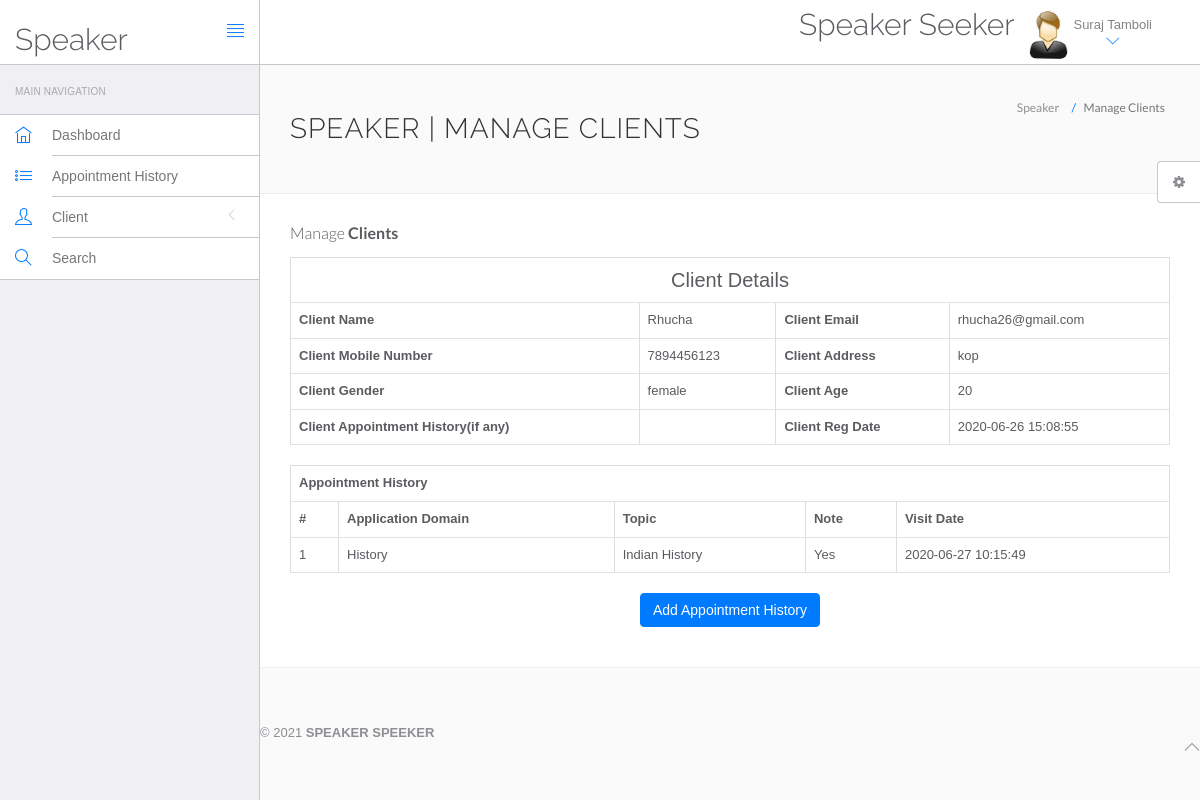
The app's page /speaker/sms/speaker/view-client.php?viewid=10 (signed in) with its own data.
### tables this page shows
CREATE TABLE `speaker` (
  `id` int(11) NOT NULL,
  `specilization` varchar(255) DEFAULT NULL,
  `speakerName` varchar(255) DEFAULT NULL,
  `address` longtext DEFAULT NULL,
  `speFees` varchar(255) DEFAULT NULL,
  `contactno` bigint(11) DEFAULT NULL,
  `speEmail` varchar(255) DEFAULT NULL,
  `speImage` varchar(150) NOT NULL,
  `password` varchar(255) DEFAULT NULL,
  `creationDate` timestamp NULL DEFAULT current_timestamp(),
  `updationDate` timestamp NULL DEFAULT NULL ON UPDATE current_timestamp()
);

CREATE TABLE `tblclient` (
  `ID` int(10) NOT NULL,
  `Speid` int(10) DEFAULT NULL,
  `ClientName` varchar(200) DEFAULT NULL,
  `ClientContno` bigint(10) DEFAULT NULL,
  `ClientEmail` varchar(200) DEFAULT NULL,
  `ClientGender` varchar(50) DEFAULT NULL,
  `ClientAdd` mediumtext DEFAULT NULL,
  `ClientAge` int(10) DEFAULT NULL,
  `Clientapphis` mediumtext DEFAULT NULL,
  `CreationDate` timestamp NULL DEFAULT current_timestamp(),
  `UpdationDate` timestamp NULL DEFAULT NULL ON UPDATE current_timestamp()
);

CREATE TABLE `tblappointmenthistory` (
  `ID` int(10) NOT NULL,
  `ClientID` int(10) DEFAULT NULL,
  `ApplicationDomain` varchar(200) DEFAULT NULL,
  `Topic` varchar(200) NOT NULL,
  `Note` mediumtext DEFAULT NULL,
  `CreationDate` timestamp NOT NULL DEFAULT current_timestamp() ON UPDATE current_timestamp()
);

### speaker/sms/speaker/view-client.php (the view, shortened to what this page needs)
<?php
include('include/config.php');
?>
<!DOCTYPE html>
<html lang="en">
	<head>
		<link rel="stylesheet" href="vendor/bootstrap/css/bootstrap.min.css">
		<link rel="stylesheet" href="vendor/fontawesome/css/font-awesome.min.css">
		<link rel="stylesheet" href="vendor/themify-icons/themify-icons.min.css">
		<link href="vendor/animate.css/animate.min.css" rel="stylesheet" media="screen">
		<link href="vendor/perfect-scrollbar/perfect-scrollbar.min.css" rel="stylesheet" media="screen">
		<link href="vendor/switchery/switchery.min.css" rel="stylesheet" media="screen">
		<link href="vendor/bootstrap-touchspin/jquery.bootstrap-touchspin.min.css" rel="stylesheet" media="screen">
		<link href="vendor/select2/select2.min.css" rel="stylesheet" media="screen">
		<link href="vendor/bootstrap-datepicker/bootstrap-datepicker3.standalone.min.css" rel="stylesheet" media="screen">
		<link href="vendor/bootstrap-timepicker/bootstrap-timepicker.min.css" rel="stylesheet" media="screen">
		<link rel="stylesheet" href="assets/css/styles.css">
		<link rel="stylesheet" href="assets/css/plugins.css">
		<link rel="stylesheet" href="assets/css/themes/theme-1.css" id="skin_color" />
	</head>
	<body>
		<div id="app">
<?php include('include/sidebar.php');?>
<div class="app-content">
<?php include('include/header.php');?>
<div class="main-content" >
<div class="wrap-content container" id="container">
<section id="page-title">
<div class="row">
<div class="col-sm-8">
<h1 class="mainTitle">Speaker | Manage Clients</h1>
</div>
<ol class="breadcrumb">
<li>
<span>Speaker</span>
</li>
<li class="active">
<span>Manage Clients</span>
</li>
</ol>
</div>
</section>
<div class="container-fluid container-fullw bg-white">
<div class="row">
<div class="col-md-12">
<h5 class="over-title margin-bottom-15">Manage <span class="text-bold">Clients</span></h5>
<?php
                               $vid=$_GET['viewid'];
                               $ret=mysqli_query($con,"select * from tblclient where ID='$vid'");
$cnt=1;
while ($row=mysqli_fetch_array($ret)) {
                               ?>
<table border="1" class="table table-bordered">
 <tr align="center">
<td colspan="4" style="font-size:20px;color:blue">
 Client Details</td></tr>
    <tr>
    <th scope>Client Name</th>
    <td><?php  echo $row['ClientName'];?></td>
    <th scope>Client Email</th>
    <td><?php  echo $row['ClientEmail'];?></td>
  </tr>
  <tr>
    <th scope>Client Mobile Number</th>
    <td><?php  echo $row['ClientContno'];?></td>
    <th>Client Address</th>
    <td><?php  echo $row['ClientAdd'];?></td>
  </tr>
    <tr>
    <th>Client Gender</th>
    <td><?php  echo $row['ClientGender'];?></td>
    <th>Client Age</th>
    <td><?php  echo $row['ClientAge'];?></td>
  </tr>
  <tr>
    <th>Client Appointment History(if any)</th>
    <td><?php  echo $row['Clientapphis'];?></td>
     <th>Client Reg Date</th>
    <td><?php  echo $row['CreationDate'];?></td>
  </tr>
<?php }?>
</table>
<?php
$ret=mysqli_query($con,"select * from tblappointmenthistory  where ClientID='$vid'");
 ?>
<table id="datatable" class="table table-bordered dt-responsive nowrap" style="border-collapse: collapse; border-spacing: 0; width: 100%;">
  <tr align="center">
   <th colspan="8" >Appointment History</th>
  </tr>
  <tr>
    <th>#</th>
<th>Application Domain</th>
<th>Topic</th>
<th>Note</th>
<th>Visit Date</th>
</tr>
<?php
while ($row=mysqli_fetch_array($ret)) {
  ?>
<tr>
  <td><?php echo $cnt;?></td>
 <td><?php  echo $row['ApplicationDomain'];?></td>
 <td><?php  echo $row['Topic'];?></td>
  <td><?php  echo $row['Note'];?></td>
  <td><?php  echo $row['CreationDate'];?></td>
</tr>
<?php $cnt=$cnt+1;} ?>
</table>
<p align="center">
 <button class="btn btn-primary waves-effect waves-light w-lg" data-toggle="modal" data-target="#myModal">Add Appointment History</button></p>
</div>
</div>
</div>
</div>
	<?php include('include/footer.php');?>
	<?php include('include/setting.php');?>
		</div>
	</body>
</html>

### speaker/sms/speaker/include/header.php (shortened to what this page needs)
<header class="navbar navbar-default navbar-static-top">
					<div class="navbar-header">
						<a class="navbar-brand" href="#">
							<h2 style="padding-top:20% ">Speaker</h2>
						</a>
						<a href="#" class="sidebar-toggler pull-right visible-md visible-lg" data-toggle-class="app-sidebar-closed" data-toggle-target="#app">
							<i class="ti-align-justify"></i>
						</a>
					</div>
					<div class="navbar-collapse collapse">
						<ul class="nav navbar-right">
								<li  style="padding-top:2% ">
								<h2>Speaker Seeker</h2>
							</li>
							<li class="dropdown current-user">
								<a href class="dropdown-toggle" data-toggle="dropdown">
									<img src="assets/images/images.jpg" > <span class="username">
									<?php $query=mysqli_query($con,"select speakerName from speaker where id='".$_SESSION['id']."'");
while($row=mysqli_fetch_array($query))
{
	echo $row['speakerName'];
}
									?> <i class="ti-angle-down"></i></i></span>
								</a>
							</li>
						</ul>
					</div>
				</header>

### speaker/sms/speaker/assets/css/themes/theme-1.css (style rules this page uses)
body { background: #FAFAFA; }
header .navbar-header { background: #ffffff !important; border-right-color: #c8c7cc !important; border-bottom-color: #c8c7cc !important; }
header .navbar-header .sidebar-toggler, header .navbar-header .sidebar-mobile-toggler { color: #007aff !important; }
header .navbar-header .navbar-brand { color: #777 !important; }
header .navbar-collapse { background: #ffffff !important; border-bottom-color: #c8c7cc !important; box-shadow: none !important; }
header .navbar-collapse .navbar-right > li > a { color: #777; }
header .navbar-collapse .navbar-right > li > a i { color: #007aff !important; }

### records on screen
speaker: speakerName "Suraj Tamboli"
tblclient: ClientName "Rhucha", ClientEmail "rhucha26@gmail.com", ClientContno "7894456123", ClientAdd "kop", ClientGender "female", ClientAge "20", CreationDate "2020-06-26 15:08:55"
tblappointmenthistory: ApplicationDomain "History", Topic "Indian History", Note "Yes", CreationDate "2020-06-27 10:15:49"
